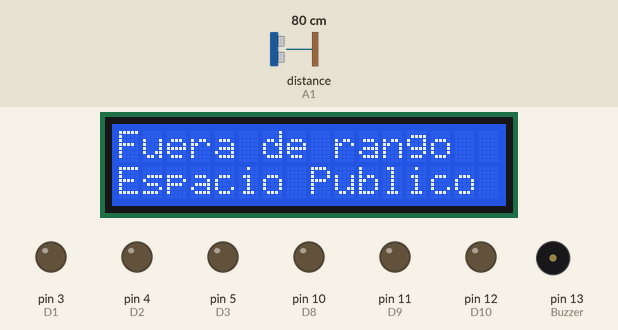
Bench run of a sketch on a simulated Arduino Uno, built with avr-gcc and run on an emulated ATmega328P. Shown: 16×2 character LCD, output pins drawn as LEDs (lit = HIGH), buzzer (waves = sounding). Wiring (inferred from the names in the program): ultrasonic range finder: trigger A0; echo A1. The test bench sets the inputs (shaded band); at power-on: distance to the obstacle (sensor on A1) 80 cm. The echo pulse lasts 58.3 µs per cm; pins used as bus, display or sensor lines are not drawn.

Above: at 1.2 s.
1.3 s: distance to the obstacle (sensor on A1) set to 33 cm
2.8 s: distance to the obstacle (sensor on A1) set to 27 cm
At 4.1 s:
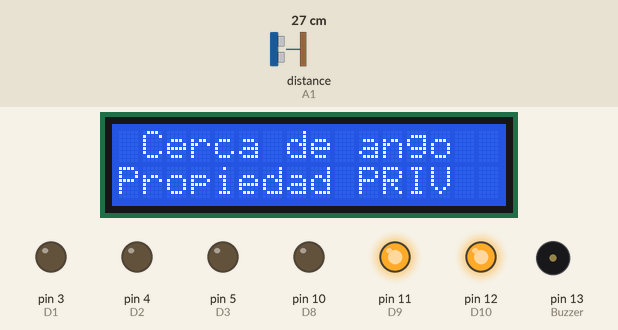
4.4 s: distance to the obstacle (sensor on A1) set to 23 cm
At 5.5 s:
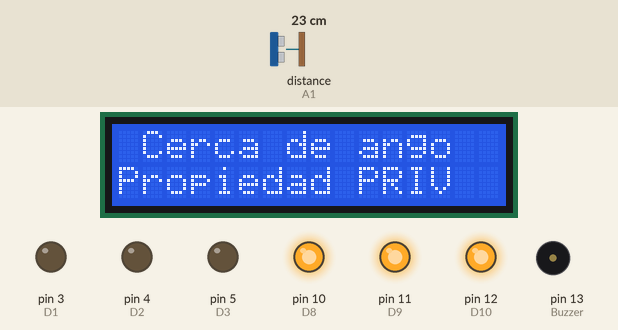
5.9 s: distance to the obstacle (sensor on A1) set to 18 cm
At 6.7 s:
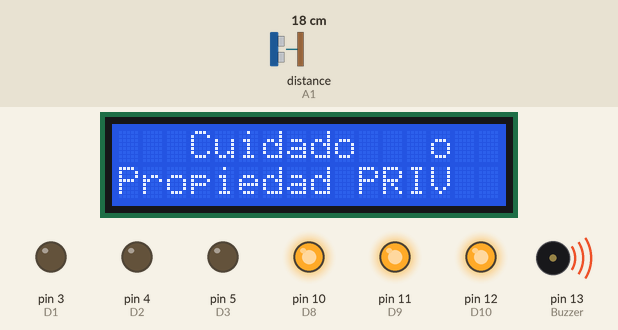
8.9 s: distance to the obstacle (sensor on A1) set to 2 cm
At 10.0 s:
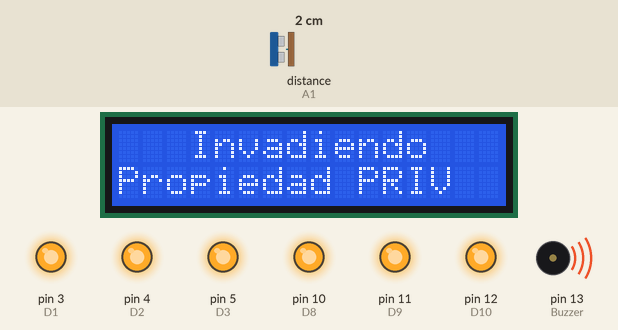
11.9 s: distance to the obstacle (sensor on A1) set to 13 cm
At 13.2 s:
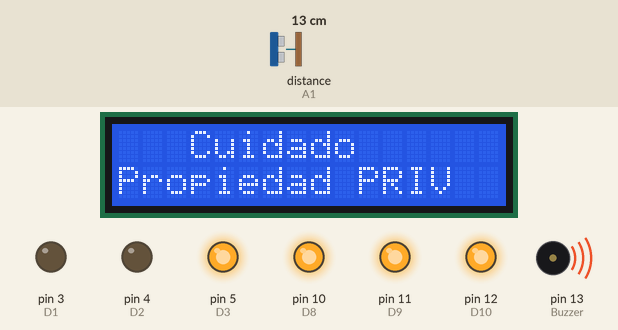
Timing chart, 0 to 15.9 s (numbered marks = the images above; inputs shaded):
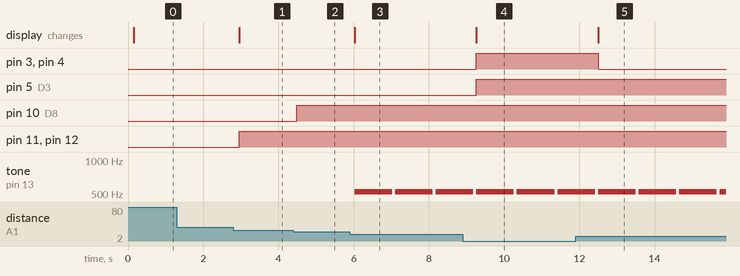

The sketch:

Alarma_de_proximidad.ino
```cpp
/*
  Fundacion Kinal
  Centro Educativo Tecnico Laborla Kinal
  Electronica
  Grado: Quinto
  Seccion: A
  Curso: Taller de eleectronica digital y reparacion de computadoras I
  Nombre: Juan Manuel Sebastian Ixen Coy
  Carne: 2019519
  Fecha: 05/05
*/

#include <Wire.h>
#include <LiquidCrystal_I2C.h>


#define Direccion_LCD 0x27
#define filas A3
#define columnas A4
#define trig A0
#define echo A1
#define Buzzer 13
#define D1 3
#define D2 4
#define D3 5
#define D4 6
#define D5 7
#define D6 8
#define D7 9
#define D8 10
#define D9 11
#define D10 12
int distancia ;
int i;


LiquidCrystal_I2C LCD_Jixen(Direccion_LCD, columnas , filas);


void setup()
{
  pinMode(D1, OUTPUT);
  pinMode(D2, OUTPUT);
  pinMode(D3, OUTPUT);
  pinMode(D4, OUTPUT);
  pinMode(D5, OUTPUT);
  pinMode(D6, OUTPUT);
  pinMode(D7, OUTPUT);
  pinMode(D8, OUTPUT);
  pinMode(D9, OUTPUT);
  pinMode(D10, OUTPUT);
  for(i=2; i<=11;i++){
  }
  pinMode(Buzzer ,OUTPUT);
  pinMode(trig, OUTPUT);
  pinMode(echo, INPUT);
  LCD_Jixen.init();
  LCD_Jixen.backlight();
}


void loop()
{
  Medida();
  Alarma();
}
int Medida(){
  long T;
  digitalWrite(trig, HIGH);
  delayMicroseconds(10);
  digitalWrite(trig, LOW);
  T = pulseIn(echo, HIGH);
  distancia  = T/59;
  delay(50);
  return distancia ;
}
int Alarma(){

     if( distancia  < 10 && distancia  > 00){
    LCD_Jixen.setCursor(0,0);
    LCD_Jixen.print("   Invadiendo  ");
    LCD_Jixen.setCursor(0,1);
    LCD_Jixen.print("Propiedad PRIV ");
      digitalWrite(3, HIGH);
      digitalWrite(4, HIGH);
      digitalWrite(5, HIGH);
      digitalWrite(6, HIGH);
      digitalWrite(7, HIGH);
      digitalWrite(8, HIGH);
      digitalWrite(9, HIGH);
      digitalWrite(10, HIGH);
      digitalWrite(11, HIGH);
      digitalWrite(12, HIGH);
    tone(Buzzer, 523);
    delay(1000);
    noTone(Buzzer);
 }

  if( distancia  < 15 && distancia  > 10)
  {
    LCD_Jixen.setCursor(0,0);
    LCD_Jixen.print("   Cuidado   ");
    LCD_Jixen.setCursor(0,1);
    LCD_Jixen.print("Propiedad PRIV ");
      digitalWrite(3, LOW);
      digitalWrite(4, LOW);
      digitalWrite(5, HIGH);
      digitalWrite(6, HIGH);
      digitalWrite(7, HIGH);
      digitalWrite(8, HIGH);
      digitalWrite(9, HIGH);
      digitalWrite(10, HIGH);
      digitalWrite(11, HIGH);
      digitalWrite(12, HIGH);
    tone(Buzzer, 523);
    delay(1000);
    noTone(Buzzer);
  }

   if( distancia  < 20 && distancia  > 15)
  {
    LCD_Jixen.setCursor(0,0);
    LCD_Jixen.print("   Cuidado   ");
    LCD_Jixen.setCursor(0,1);
    LCD_Jixen.print("Propiedad PRIV ");
      digitalWrite(3, LOW);
      digitalWrite(4, LOW);
      digitalWrite(5, LOW);
      digitalWrite(6, LOW);
      digitalWrite(7, HIGH);
      digitalWrite(8, HIGH);
      digitalWrite(9, HIGH);
      digitalWrite(10, HIGH);
      digitalWrite(11, HIGH);
      digitalWrite(12, HIGH);
    tone(Buzzer, 523);
    delay(1000);
    noTone(Buzzer);
  }

  if( distancia  < 25 && distancia  > 20){
    LCD_Jixen.setCursor(0,0);
    LCD_Jixen.print(" Cerca de ");
    LCD_Jixen.setCursor(0,1);
    LCD_Jixen.print("Propiedad PRIV ");
      digitalWrite(3, LOW);
      digitalWrite(4, LOW);
      digitalWrite(5, LOW);
      digitalWrite(6, LOW);
      digitalWrite(7, LOW);
      digitalWrite(8, LOW);
      digitalWrite(9, HIGH);
      digitalWrite(10, HIGH);
      digitalWrite(11, HIGH);
      digitalWrite(12, HIGH);
  }

  if( distancia  < 30 && distancia  > 25){
    LCD_Jixen.setCursor(0,0);
    LCD_Jixen.print(" Cerca de ");
    LCD_Jixen.setCursor(0,1);
    LCD_Jixen.print("Propiedad PRIV ");
      digitalWrite(3, LOW);
      digitalWrite(4, LOW);
      digitalWrite(5, LOW);
      digitalWrite(6, LOW);
      digitalWrite(7, LOW);
      digitalWrite(8, LOW);
      digitalWrite(9, LOW);
      digitalWrite(10, LOW);
      digitalWrite(11, HIGH);
      digitalWrite(12, HIGH);
  }

  if( distancia  > 30)
  {
    LCD_Jixen.setCursor(0,0);
    LCD_Jixen.print("Fuera de rango");
    LCD_Jixen.setCursor(0,1);
    LCD_Jixen.print("Espacio Publico ");
      digitalWrite(3, LOW);
      digitalWrite(4, LOW);
      digitalWrite(5, LOW);
      digitalWrite(6, LOW);
      digitalWrite(7, LOW);
      digitalWrite(8, LOW);
      digitalWrite(9, LOW);
      digitalWrite(10, LOW);
      digitalWrite(11, LOW);
      digitalWrite(12, LOW);
  }

    else {
    noTone(Buzzer);
 }
    return 0;
 }
```

Measured:
- the behaviour switches between 31 and 30 cm on distance to the obstacle (sensor on A1) (found by bisection; images 0 and 1)
- the behaviour switches between 26 and 25 cm on distance to the obstacle (sensor on A1) (found by bisection; images 1 and 2)
- the behaviour switches between 21 and 20 cm on distance to the obstacle (sensor on A1) (found by bisection; images 2 and 3)
- after the input at 1.3 s, every drawn part: stays the same
- after the input at 2.8 s, pin 11 (D9), pin 12 (D10): LOW → HIGH after 0.16 s; the display: changes after 0.16 s (image 1)
- after the input at 4.4 s, pin 10 (D8): LOW → HIGH after 0.09 s
- after the input at 5.9 s, tone on pin 13 (Buzzer): alternates 523 Hz for 1.0 s and silent for 0.08 s, starting after 0.12 s; the display: changes after 0.12 s (image 3)
- after the input at 8.9 s, pin 3 (D1), pin 4 (D2), pin 5 (D3): LOW → HIGH after 0.36 s; the display: changes after 0.36 s (image 4)
- after the input at 11.9 s, pin 3 (D1), pin 4 (D2): HIGH → LOW after 0.60 s; the display: changes after 0.60 s (image 5)
